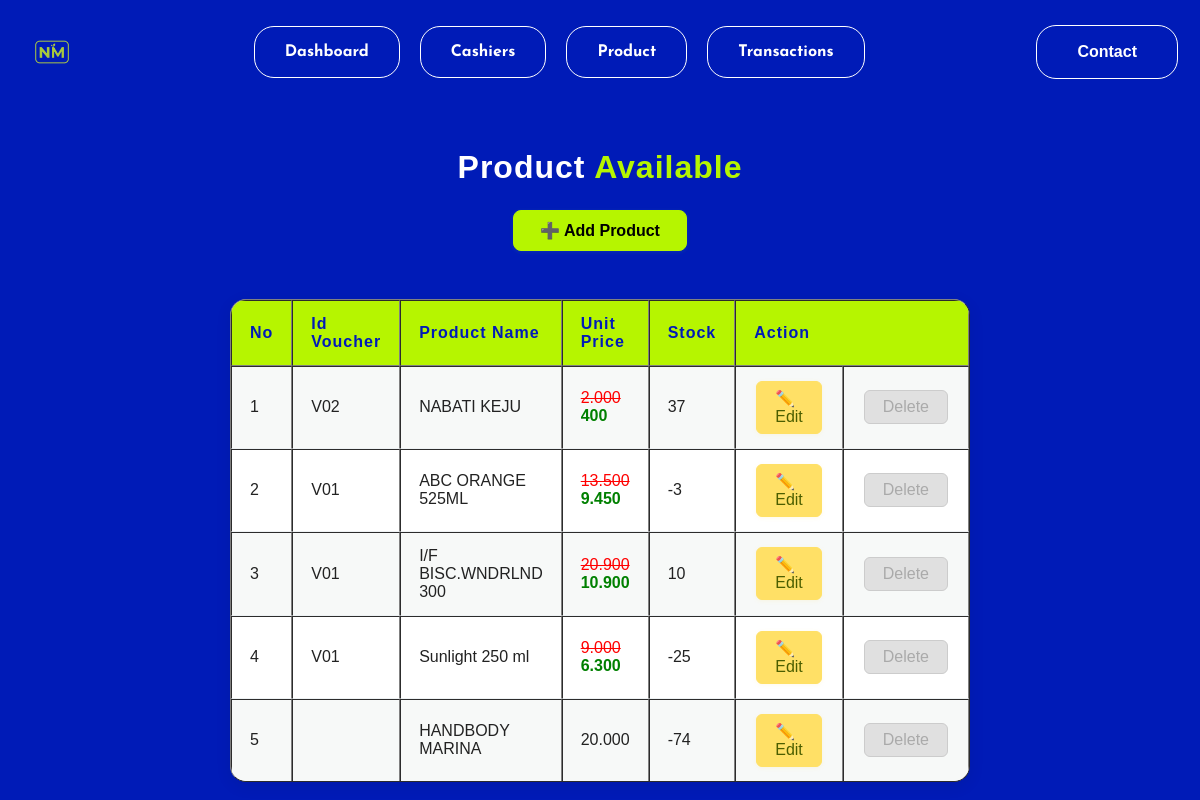
/page/products/list.php, run on the app's committed database.
### tables this page shows
CREATE TABLE `product` (
  `id` int(3) NOT NULL,
  `id_voucher` char(6) DEFAULT NULL,
  `name` varchar(25) DEFAULT NULL,
  `unit_price` int(6) DEFAULT NULL,
  `stock` smallint(4) NOT NULL
);

CREATE TABLE `vouchers` (
  `id` char(6) NOT NULL,
  `name` varchar(25) NOT NULL,
  `discount` double NOT NULL,
  `max_discount` int(7) NOT NULL,
  `expired` datetime NOT NULL,
  `status` enum('active','not_active','','') NOT NULL
);

### page/products/list.php (the view, shortened to what this page needs)
<link rel="stylesheet" href="/niki mart/asset/css/products-list.css">
<?php
include ROOTPATH . "/config/config.php";
include ROOTPATH . "/includes/header.php";
?>
<br>
<center>
    <h2><span class="judul-product">Product</span><span  class="judul-available"> Available</span></h2>
    <a href="add.php">➕ Add Product</a><br>
    <table border="1" cellpadding="20" cellspacing="0">
        <tr>
            <th>No</th>
            <th>Id Voucher</th>
            <th>Product Name</th>
            <th>Unit Price</th>
            <th>Stock</th>
            <th colspan="2">Action</th>
        </tr>
        <?php
        $no = 1;
        $query = mysqli_query($conn, "SELECT * FROM product");
        while ($product = mysqli_fetch_assoc($query)) {
        ?>
        <tr>
            <td><?= $no++ ?></td>
            <td><?= $product['id_voucher'] ?></td>
            <td><?= $product['name'] ?></td>
            <?php
            $query_voucher = mysqli_query($conn, "SELECT discount, max_discount FROM vouchers WHERE id = '$product[id_voucher]'");
            $voucher = mysqli_fetch_assoc($query_voucher);
            if (mysqli_num_rows($query_voucher) > 0) {
                $discount_price = $product['unit_price'] - ($product['unit_price'] * $voucher['discount'] / 100);
                if ($discount_price > $voucher['max_discount']) {
                    $discount_price = $product['unit_price'] - $voucher['max_discount'];
                }
            ?>
            <td>
                <del style="color:red"><?= number_format($product['unit_price'], 0, ',', '.') ?></del>
                <b style="color:green"><?= number_format($discount_price, 0, ',', '.') ?></b>
            </td>
            <?php
            } else {
            ?>
            <td><?= number_format($product['unit_price'], 0, ',', '.') ?></td>
            <?php
            }
            ?>
            <td><?= $product['stock'] ?></td>
            <td><a href="edit.php?id=<?= $product['id'] ?>">✏️ Edit</a></td>
            <td>
                <?php
                $id_product = $product['id'];
                $cek = mysqli_query($conn, "SELECT id_product FROM transaction_details WHERE id_product = '$id_product'");
                if (mysqli_num_rows($cek) > 0) {
                ?>
                <input type="button" value="Delete" disabled>
                <?php
                }
                ?>
            </td>
        </tr>
        <?php
        };
        ?>
    </table>
</center>

### asset/css/products-list.css (style rules this page uses)
body { font-family: 'Poppins', 'Josefin Sans', Arial, sans-serif; background: #001BB7 !important; margin: 0; padding: 0; }
.judul-product { color: #ffffff; font-weight: 800; letter-spacing: 1px; }
.judul-available { color: #B6F500; font-weight: 800; letter-spacing: 1px; }
h2 { font-size: xx-large; color: #fff; margin-bottom: 24px; letter-spacing: 1px; font-weight: 800; }
table { border-collapse: separate; border-spacing: 0; width: 60%; margin: 20px 0; background: #fff; border-radius: 16px; box-shadow: 0 4px 16px 0 rgba(0,0,0,0.08); overflow: hidden; font-size: 1rem; }
th, td { padding: 14px 18px; text-align: left; font-size: 1rem; }
th { background: #B6F500; color: #222; font-weight: 700; letter-spacing: 0.5px; }
td { border-bottom: 1px solid #eef2f4; }
tr:last-child td { border-bottom: none; }
tr:nth-child(even) { background-color: #f7f9f8; }
a, button, input[type="button"] { font-family: inherit; font-size: 1rem; border: none; border-radius: 6px; padding: 7px 18px; cursor: pointer; transition: background 0.2s, color 0.2s, box-shadow 0.2s; margin: 0 2px; text-decoration: none; display: inline-block; }
a[href*="edit"] { background: #ffe066; color: #4b5e00; border: 1px solid #ffe066; box-shadow: 0 1px 4px 0 rgba(255,224,102,0.15); }
a[href*="add"] { background: #B6F500; color: black; border: 1px solid #B6F500; border-radius: 8px; font-weight: 600; box-shadow: 0 1px 4px 0 rgba(74,222,128,0.12); padding: 10px 26px; margin-bottom: 10px; transition: background 0.2s, color 0.2s; display: inline-block; }
input[type="button"][disabled], button[disabled] { background: #e0e0e0; color: #aaa; cursor: not-allowed; border: 1px solid #ccc; }
.center, center { display: flex; flex-direction: column; align-items: center; }
th { background: #B6F500; color: #001BB7; font-weight: 700; letter-spacing: 1px; }
td { color: #222; }
a { text-decoration: none; }
a[href*="add"] { background: #B6F500; color: black; border: 1px solid #B6F500; border-radius: 8px; font-weight: 600; box-shadow: 0 1px 4px 0 rgba(74,222,128,0.12); padding: 10px 26px; margin-bottom: 10px; transition: background 0.2s, color 0.2s; display: inline-block; text-decoration: none; }
input[type="button"]:disabled { background: #e0e0e0; color: #aaa; cursor: not-allowed; }

### asset/css/header.css (style rules this page uses)
body { font-family: Arial, sans-serif; margin: 0; padding: 0; background-color: #ffff; }

### data on the page
product: id_voucher "V02", name "NABATI KEJU", unit_price "2.000", unit_price.discount "400", stock "37"
product: id_voucher "V01", name "ABC ORANGE 525ML", unit_price "13.500", unit_price.discount "9.450", stock "-3"
product: id_voucher "V01", name "I/F BISC.WNDRLND 300", unit_price "20.900", unit_price.max_discount "10.900", stock "10"
product: id_voucher "V01", name "Sunlight 250 ml", unit_price "9.000", unit_price.discount "6.300", stock "-25"
product: name "HANDBODY MARINA", unit_price "20.000", stock "-74"
